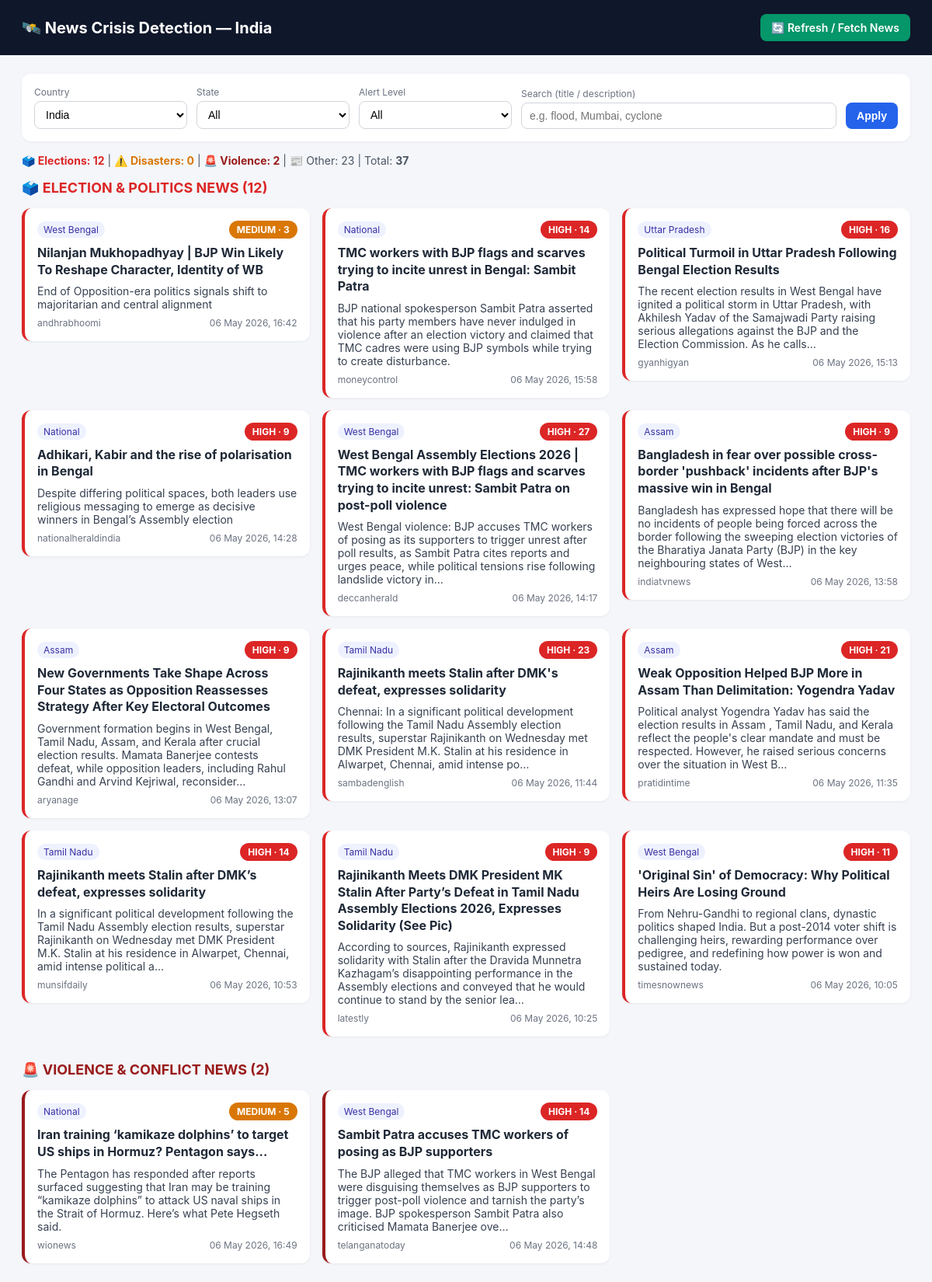
Screenshot of /?country=India&state=All&alert=&other_page=2 (upper part) with the database file from the repository.
### crisis/models.py (models this page shows, shortened)
class News(models.Model):
    ALERT_CHOICES = [
        ("LOW", "LOW"),
        ("MEDIUM", "MEDIUM"),
        ("HIGH", "HIGH"),
    ]
    title = models.CharField(max_length=500, unique=True)
    description = models.TextField(blank=True, null=True)
    source = models.CharField(max_length=200, blank=True, null=True)
    published_at = models.DateTimeField(blank=True, null=True)
    content = models.TextField(blank=True, null=True)
    url = models.URLField(blank=True, null=True)
    country = models.CharField(max_length=100, default="India")
    state = models.CharField(max_length=100, default="National")
    risk_score = models.IntegerField(default=0)
    alert_level = models.CharField(max_length=10, choices=ALERT_CHOICES, default="LOW")
    created_at = models.DateTimeField(auto_now_add=True)
    class Meta:
        ordering = ["-published_at", "-created_at"]
        verbose_name_plural = "News"

### crisis/views.py (the view, shortened to what this page needs)
# urls.py: path("", views.dashboard, name="dashboard"),
def dashboard(request):
    qs = News.objects.all().order_by("-published_at", "-created_at")
    country = request.GET.get("country", "India")
    state = request.GET.get("state", "All")
    alert = request.GET.get("alert", "")
    q = request.GET.get("q", "").strip()
    if country and country != "India":
        qs = qs.filter(country__iexact=country)
    if alert and alert in ("LOW", "MEDIUM", "HIGH"):
        qs = qs.filter(alert_level=alert)
    if q:
        qs = qs.filter(
            Q(title__icontains=q) |
            Q(description__icontains=q) |
            Q(content__icontains=q)
        )
    if not (state not in ("", "All") or alert or q):
        time_threshold = timezone.now() - timedelta(hours=2)
        qs = qs.filter(created_at__gte=time_threshold)
    election_keywords = Q(title__icontains="election") | Q(title__icontains="politics") | \
                       Q(title__icontains="campaign") | Q(title__icontains="voting") | \
                       Q(title__icontains="candidate") | Q(title__icontains="parliament") | \
                       Q(description__icontains="election") | Q(description__icontains="politics")
    disaster_keywords = Q(title__icontains="flood") | Q(title__icontains="earthquake") | \
                       Q(title__icontains="cyclone") | Q(title__icontains="disaster") | \
                       Q(title__icontains="fire") | Q(title__icontains="landslide") | \
                       Q(title__icontains="storm") | Q(title__icontains="drought") | \
                       Q(description__icontains="flood") | Q(description__icontains="earthquake")
    violence_keywords = Q(title__icontains="violence") | Q(title__icontains="attack") | \
                       Q(title__icontains="conflict") | Q(title__icontains="protest") | \
                       Q(title__icontains="riot") | Q(title__icontains="shooting") | \
                       Q(description__icontains="violence") | Q(description__icontains="attack")
    election_news = qs.filter(election_keywords)
    disaster_news = qs.filter(disaster_keywords).exclude(election_keywords)
    violence_news = qs.filter(violence_keywords).exclude(election_keywords).exclude(disaster_keywords)
    other_news = qs.exclude(election_keywords).exclude(disaster_keywords).exclude(violence_keywords)
    election_paginator = Paginator(election_news, 12)
    election_page_obj = election_paginator.get_page(request.GET.get("election_page", 1))
    disaster_paginator = Paginator(disaster_news, 12)
    disaster_page_obj = disaster_paginator.get_page(request.GET.get("disaster_page", 1))
    violence_paginator = Paginator(violence_news, 12)
    violence_page_obj = violence_paginator.get_page(request.GET.get("violence_page", 1))
    other_paginator = Paginator(other_news, 12)
    other_page_obj = other_paginator.get_page(request.GET.get("other_page", 1))
    context = {
        "election_page_obj": election_page_obj,
        "disaster_page_obj": disaster_page_obj,
        "violence_page_obj": violence_page_obj,
        "other_page_obj": other_page_obj,
        "states": ["All"] + INDIAN_STATES + ["National"],
        "selected_country": country,
        "selected_state": state or "All",
        "selected_alert": alert or "",
        "query": q,
        "total": qs.count(),
        "election_total": election_news.count(),
        "disaster_total": disaster_news.count(),
        "violence_total": violence_news.count(),
        "other_total": other_news.count(),
    }
    return render(request, "dashboard.html", context)

### crisis/templates/dashboard.html (shortened to what this page needs)
<!DOCTYPE html>
<html lang="en">
<head>
</head>
<body>
  <header>
    <h1>🛰️ News Crisis Detection — India</h1>
    <a href="{% url 'fetch_news' %}" class="btn btn-refresh">
      🔄 Refresh / Fetch News
    </a>
  </header>
  <div class="container">
    <form class="filters" method="get">
      <div>
        <label>Country</label>
        <select name="country">
          <option value="India"
            {% if selected_country == "India" %}
              selected
            {% endif %}
          >
            India
          </option>
        </select>
      </div>
      <div>
        <label>State</label>
        <select name="state">
          {% for s in states %}
            <option value="{{ s }}"
              {% if selected_state == s %}
                selected
              {% endif %}
            >
              {{ s }}
            </option>
          {% endfor %}
        </select>
      </div>
      <div>
        <label>Alert Level</label>
        <select name="alert">
          <option value="">All</option>
        </select>
      </div>
      <div style="grid-column: span 2;">
        <label>Search (title / description)</label>
        <input
          type="text"
          name="q"
          value="{{ query }}"
          placeholder="e.g. flood, Mumbai, cyclone"
        />
      </div>
      <div>
        <button type="submit" class="btn btn-primary">
          Apply
        </button>
      </div>
    </form>
    <div class="meta">
      <div style="display: flex; justify-content: space-between; align-items: center;">
        <div>
          <strong style="color: #dc2626;">🗳️ Elections: {{ election_total }}</strong> |
          <strong style="color: #d97706;">⚠️ Disasters: {{ disaster_total }}</strong> |
          <strong style="color: #991b1b;">🚨 Violence: {{ violence_total }}</strong> |
          📰 Other: {{ other_total }} |
          Total: <strong>{{ total }}</strong>
        </div>
      </div>
    </div>
    {% if election_page_obj %}
      <div style="margin-bottom: 32px;">
        <h2 style="color: #dc2626; margin: 16px 0; font-size: 18px;">🗳️ ELECTION & POLITICS NEWS ({{ election_total }})</h2>
        <div class="grid">
          {% for n in election_page_obj %}
            <a href="{{ n.url }}"
               target="_blank"
               style="text-decoration: none; color: inherit;">
              <div class="card" style="border-left: 4px solid #dc2626;">
                <div class="row">
                  <span class="pill">{{ n.state }}</span>
                  <span class="badge {{ n.alert_level }}">
                    {{ n.alert_level }} · {{ n.risk_score }}
                  </span>
                </div>
                <h3>{{ n.title }}</h3>
                <p>
                  {{ n.description|default:"No description available."|truncatechars:220 }}
                </p>
                <div class="row">
                  <span>{{ n.source|default:"unknown" }}</span>
                  <span>
                    {{ n.published_at|date:"d M Y, H:i" }}
                  </span>
                </div>
              </div>
            </a>
          {% empty %}
            <div class="card">
              <p>No election news found.</p>
            </div>
          {% endfor %}
        </div>
      </div>
    {% endif %}
    {% if violence_page_obj %}
      <div style="margin-bottom: 32px;">
        <h2 style="color: #991b1b; margin: 16px 0; font-size: 18px;">🚨 VIOLENCE & CONFLICT NEWS ({{ violence_total }})</h2>
        <div class="grid">
          {% for n in violence_page_obj %}
            <a href="{{ n.url }}"
               target="_blank"
               style="text-decoration: none; color: inherit;">
              <div class="card" style="border-left: 4px solid #991b1b;">
                <div class="row">
                  <span class="pill">{{ n.state }}</span>
                  <span class="badge {{ n.alert_level }}">
                    {{ n.alert_level }} · {{ n.risk_score }}
                  </span>
                </div>
                <h3>{{ n.title }}</h3>
                <p>
                  {{ n.description|default:"No description available."|truncatechars:220 }}
                </p>
                <div class="row">
                  <span>{{ n.source|default:"unknown" }}</span>
                  <span>
                    {{ n.published_at|date:"d M Y, H:i" }}
                  </span>
                </div>
              </div>
            </a>
          {% empty %}
            <div class="card">
              <p>No violence news found.</p>
            </div>
          {% endfor %}
        </div>
      </div>
    {% endif %}
  </div>
</body>
</html>

### crisis/templates/dashboard.html (style rules this page uses)
* { box-sizing: border-box; }
body { font-family: -apple-system, Segoe UI, Roboto, Arial, sans-serif; margin: 0; background: #f4f6fa; color: #1f2937; }
header { background: #0f172a; color: #fff; padding: 18px 28px; display: flex; align-items: center; justify-content: space-between; }
header h1 { margin: 0; font-size: 20px; }
.container { padding: 24px 28px; }
form.filters { background: #fff; padding: 16px; border-radius: 12px; box-shadow: 0 1px 3px rgba(0,0,0,.06); display: grid; grid-template-columns: repeat(5, 1fr) auto; gap: 12px; align-items: end; }
label { font-size: 12px; color: #6b7280; display: block; margin-bottom: 4px; }
select, input[type=text] { width: 100%; padding: 8px 10px; border: 1px solid #d1d5db; border-radius: 8px; font-size: 14px; background: #fff; }
.btn { padding: 9px 14px; border-radius: 8px; border: 0; cursor: pointer; font-weight: 600; font-size: 14px; text-decoration: none; display: inline-block; }
.btn-primary { background: #2563eb; color: #fff; }
.btn-refresh { background: #059669; color: #fff; margin-left: 8px; }
.meta { margin: 16px 0; color: #4b5563; font-size: 14px; }
.grid { display: grid; grid-template-columns: repeat(auto-fill, minmax(320px, 1fr)); gap: 16px; }
.card { background: #fff; border-radius: 12px; padding: 16px; box-shadow: 0 1px 3px rgba(0,0,0,.06); display: flex; flex-direction: column; gap: 8px; transition: 0.2s ease; }
.card h3 { margin: 0; font-size: 16px; line-height: 1.35; }
.card p { margin: 0; font-size: 14px; color: #374151; }
.row { display: flex; justify-content: space-between; align-items: center; font-size: 12px; color: #6b7280; }
.badge { padding: 4px 10px; border-radius: 999px; color: #fff; font-size: 12px; font-weight: 700; }
.MEDIUM { background: #d97706; }
.HIGH { background: #dc2626; }
.pill { background: #eef2ff; color: #3730a3; padding: 3px 8px; border-radius: 999px; font-size: 12px; }

### rows the page displays
News: state "West Bengal", alert_level "MEDIUM", risk_score "3", title "Nilanjan Mukhopadhyay | BJP Win Likely To Reshape Character, Identity of WB", description "End of Opposition-era politics signals shift to majoritarian and central alignment", source "andhrabhoomi", published_at "06 May 2026, 16:42"
News: state "National", alert_level "HIGH", risk_score "14", title "TMC workers with BJP flags and scarves trying to incite unrest in Bengal: Sambit Patra", description "BJP national spokesperson Sambit Patra asserted that his party members have never indulged in violence after an election victory and claimed that TMC cadres were using BJP symbols while trying to create disturbance.", source "moneycontrol", published_at "06 May 2026, 15:58"
News: state "Uttar Pradesh", alert_level "HIGH", risk_score "16", title "Political Turmoil in Uttar Pradesh Following Bengal Election Results", description "The recent election results in West Bengal have ignited a political storm in Uttar Pradesh, with Akhilesh Yadav of the Samajwadi Party raising serious allegations against the BJP and the Election Commission. As he calls…", source "gyanhigyan", published_at "06 May 2026, 15:13"
News: state "National", alert_level "HIGH", risk_score "9", title "Adhikari, Kabir and the rise of polarisation in Bengal", description "Despite differing political spaces, both leaders use religious messaging to emerge as decisive winners in Bengal’s Assembly election", source "nationalheraldindia", published_at "06 May 2026, 14:28"
News: state "West Bengal", alert_level "HIGH", risk_score "27", title "West Bengal Assembly Elections 2026 | TMC workers with BJP flags and scarves trying to incite unrest: Sambit Patra on post-poll violence", description "West Bengal violence: BJP accuses TMC workers of posing as its supporters to trigger unrest after poll results, as Sambit Patra cites reports and urges peace, while political tensions rise following landslide victory in…", source "deccanherald", published_at "06 May 2026, 14:17"
News: state "Assam", alert_level "HIGH", risk_score "9", title "Bangladesh in fear over possible cross-border 'pushback' incidents after BJP's massive win in Bengal", description "Bangladesh has expressed hope that there will be no incidents of people being forced across the border following the sweeping election victories of the Bharatiya Janata Party (BJP) in the key neighbouring states of West…", source "indiatvnews", published_at "06 May 2026, 13:58"
News: state "Assam", alert_level "HIGH", risk_score "9", title "New Governments Take Shape Across Four States as Opposition Reassesses Strategy After Key Electoral Outcomes", description "Government formation begins in West Bengal, Tamil Nadu, Assam, and Kerala after crucial election results. Mamata Banerjee contests defeat, while opposition leaders, including Rahul Gandhi and Arvind Kejriwal, reconsider…", source "aryanage", published_at "06 May 2026, 13:07"
News: state "Tamil Nadu", alert_level "HIGH", risk_score "23", title "Rajinikanth meets Stalin after DMK's defeat, expresses solidarity", description "Chennai: In a significant political development following the Tamil Nadu Assembly election results, superstar Rajinikanth on Wednesday met DMK President M.K. Stalin at his residence in Alwarpet, Chennai, amid intense po…", source "sambadenglish", published_at "06 May 2026, 11:44"
News: state "Assam", alert_level "HIGH", risk_score "21", title "Weak Opposition Helped BJP More in Assam Than Delimitation: Yogendra Yadav", description "Political analyst Yogendra Yadav has said the election results in Assam , Tamil Nadu, and Kerala reflect the people's clear mandate and must be respected. However, he raised serious concerns over the situation in West B…", source "pratidintime", published_at "06 May 2026, 11:35"
News: state "Tamil Nadu", alert_level "HIGH", risk_score "14", title "Rajinikanth meets Stalin after DMK’s defeat, expresses solidarity", description "In a significant political development following the Tamil Nadu Assembly election results, superstar Rajinikanth on Wednesday met DMK President M.K. Stalin at his residence in Alwarpet, Chennai, amid intense political a…", source "munsifdaily", published_at "06 May 2026, 10:53"
News: state "Tamil Nadu", alert_level "HIGH", risk_score "9", title "Rajinikanth Meets DMK President MK Stalin After Party’s Defeat in Tamil Nadu Assembly Elections 2026, Expresses Solidarity (See Pic)", description "According to sources, Rajinikanth expressed solidarity with Stalin after the Dravida Munnetra Kazhagam’s disappointing performance in the Assembly elections and conveyed that he would continue to stand by the senior lea…", source "latestly", published_at "06 May 2026, 10:25"
News: state "West Bengal", alert_level "HIGH", risk_score "11", title "'Original Sin' of Democracy: Why Political Heirs Are Losing Ground", description "From Nehru-Gandhi to regional clans, dynastic politics shaped India. But a post-2014 voter shift is challenging heirs, rewarding performance over pedigree, and redefining how power is won and sustained today.", source "timesnownews", published_at "06 May 2026, 10:05"
News: state "National", alert_level "MEDIUM", risk_score "5", title "Iran training ‘kamikaze dolphins’ to target US ships in Hormuz? Pentagon says...", description "The Pentagon has responded after reports surfaced suggesting that Iran may be training “kamikaze dolphins” to attack US naval ships in the Strait of Hormuz. Here’s what Pete Hegseth said.", source "wionews", published_at "06 May 2026, 16:49"
News: state "West Bengal", alert_level "HIGH", risk_score "14", title "Sambit Patra accuses TMC workers of posing as BJP supporters", description "The BJP alleged that TMC workers in West Bengal were disguising themselves as BJP supporters to trigger post-poll violence and tarnish the party’s image. BJP spokesperson Sambit Patra also criticised Mamata Banerjee ove…", source "telanganatoday", published_at "06 May 2026, 14:48"

### other values shown
{{ election_total }} "12"
{{ disaster_total }} "0"
{{ violence_total }} "2"
{{ other_total }} "23"
{{ total }} "37"
form field state "All"
